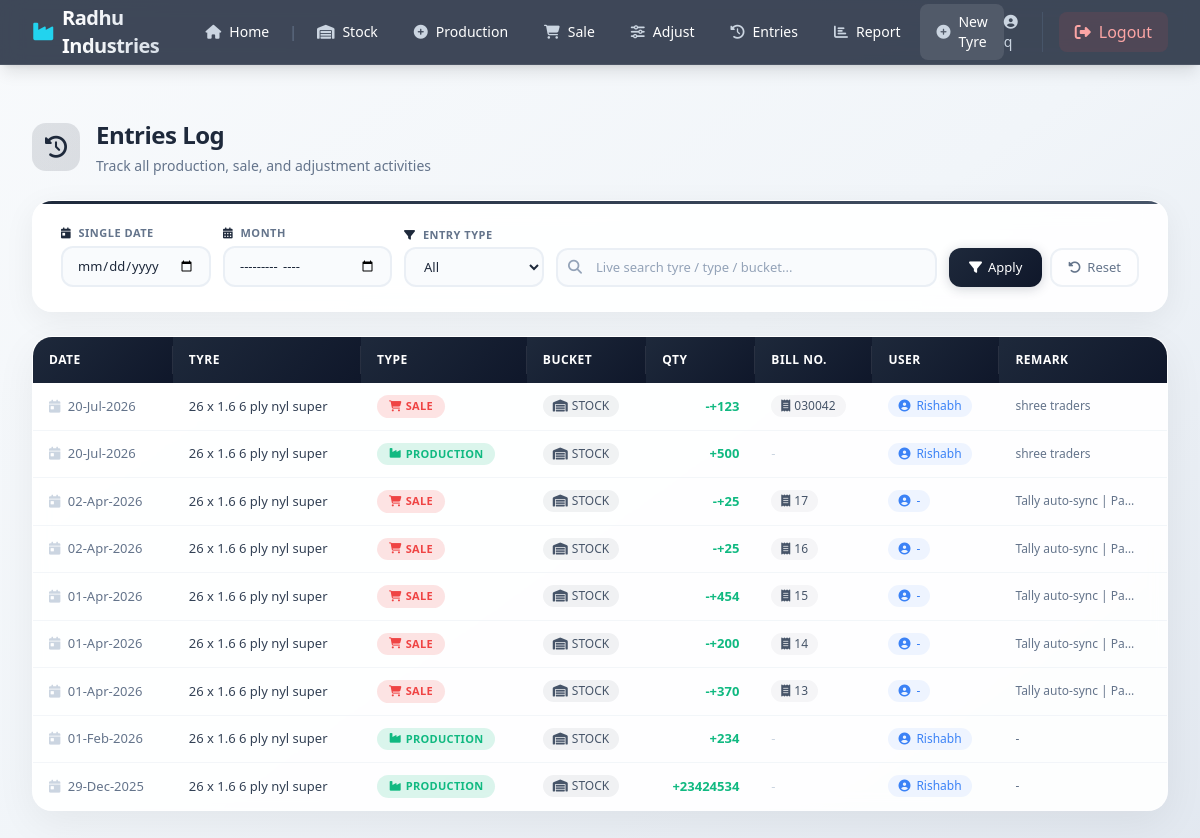
Before: /cycletyre/entries/ (signed in) with the older database file.
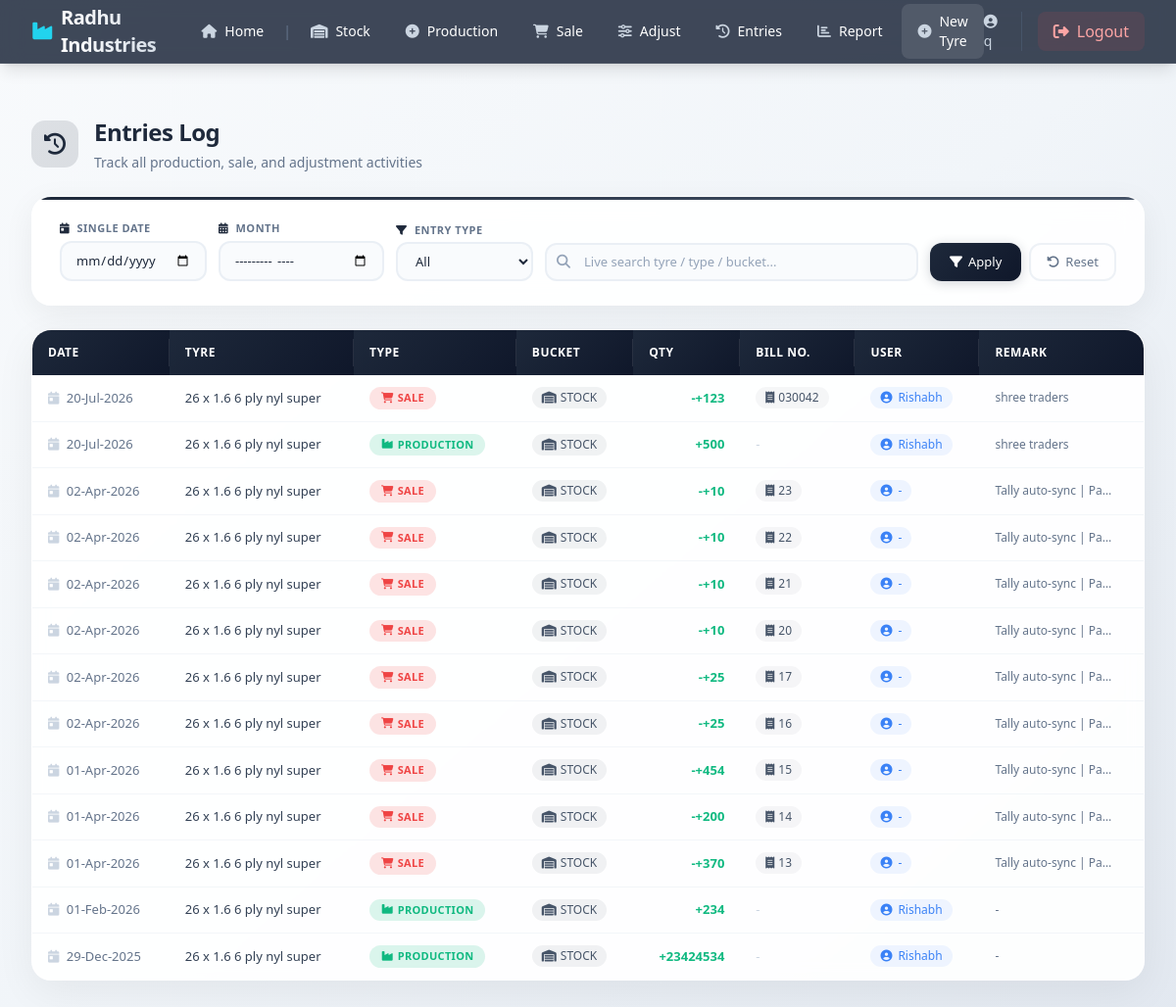
After: the same page with the newer database file.
### cycletyres/models.py (models this page shows, shortened)
class CycleTyreEntry(models.Model):
    tyre_item = models.ForeignKey(CycleTyreItem, on_delete=models.CASCADE, related_name="entries")
    entry_type = models.CharField(max_length=15, choices=ENTRY_TYPE_CHOICES)
    bucket = models.CharField(max_length=15, choices=BUCKET_CHOICES, default="stock")
    quantity = models.IntegerField(help_text="Enter positive quantity")
    date = models.DateField()
    bill_number = models.CharField(max_length=50, blank=True)
    remark = models.CharField(max_length=255, blank=True)
    user = models.ForeignKey(User, on_delete=models.SET_NULL, null=True, related_name="cycletyre_entries")
    created_at = models.DateTimeField(auto_now_add=True)
    class Meta:
        ordering = ["-date", "-created_at"]
        verbose_name_plural = "Cycle tyre entries"

class CycleTyreItem(models.Model):
    box_type = models.CharField("BOX TYPE", max_length=30)   # e.g. "6 ply"
    size = models.CharField("SIZE", max_length=50)            # e.g. "28 x 1.5"
    material = models.CharField("MATERIAL", max_length=20)    # e.g. CTC / NYL
    brand = models.CharField("BRAND", max_length=80)
    stock = models.IntegerField("STOCK", default=0)
    rfm_stock = models.IntegerField("R.F.M. Stock", default=0)
    is_active = models.BooleanField(default=True)
    created_at = models.DateTimeField(auto_now_add=True)
    class Meta:
        ordering = ["size", "box_type", "material", "brand"]
        unique_together = ("box_type", "size", "material", "brand")
    def __str__(self):
        return f"{self.size} {self.box_type} {self.material} {self.brand}".strip()

### cycletyres/views.py (the view)
# urls.py: path("entries/", views.entries_log, name="tube_entries_log"),
@login_required
def entries_log(request):
    date_str = request.GET.get("date", "")
    month_str = request.GET.get("month", "")
    entry_type = request.GET.get("type", "")
    entries = CycleTyreEntry.objects.select_related("tyre_item", "user")
    if date_str:
        try:
            d = datetime.datetime.strptime(date_str, "%Y-%m-%d").date()
            entries = entries.filter(date=d)
        except ValueError:
            pass
    elif month_str:
        try:
            y, m = month_str.split("-")
            entries = entries.filter(date__year=int(y), date__month=int(m))
        except ValueError:
            pass
    if entry_type:
        entries = entries.filter(entry_type=entry_type)
    entries = entries[:500]
    context = {
        "entries": entries,
        "date_str": date_str,
        "month_str": month_str,
        "entry_type": entry_type,
    }
    return render(request, "cycletyres/entries_log.html", context)

### templates/cycletyres/entries_log.html (shortened to what the changed rows need)
{% extends "cycletyres/base.html" %}
{% load static %}
{% block content %}
{% load static %}
<div class="entries-container">
    <div class="page-header">
        <div>
            <h1>Entries Log</h1>
        </div>
    </div>
    <div class="table-container" id="entries-table-wrapper">
        <div class="table-wrapper">
            <table class="entries-table" id="entries-table">
                <thead>
                    <tr>
                        <th>Date</th>
                        <th>Tyre</th>
                        <th>Type</th>
                        <th>Bucket</th>
                        <th class="text-right">Qty</th>
                        <th>Bill No.</th>
                        <th>User</th>
                        <th>Remark</th>
                    </tr>
                </thead>
                <tbody id="entries-body">
                    {% for e in entries %}
                    <tr class="entry-row"
                        data-tyre="{{ e.tyre_item|lower }}"
                        data-type="{{ e.entry_type|lower }}"
                        data-bucket="{{ e.get_bucket_display|lower }}"
                        data-user="{{ e.user.username|lower|default:'' }}"
                        data-remark="{{ e.remark|lower|default:'' }}"
                        data-bill="{{ e.bill_number|lower|default:'' }}">
                        <td class="text-slate-500">
                            <i class="fas fa-calendar-day mr-1 text-slate-300"></i>
                            {{ e.date|date:"d-M-Y" }}
                        </td>
                        <td class="font-medium text-slate-700">{{ e.tyre_item }}</td>
                        <td>
                            <span class="type-badge
                                {% if e.entry_type == "production" %}type-production
                                {% elif e.entry_type == "sale" %}type-sale
                                {% else %}type-adjustment{% endif %}">
                                <i class="fas
                                    {% if e.entry_type == "production" %}fa-industry
                                    {% elif e.entry_type == "sale" %}fa-shopping-cart
                                    {% else %}fa-sliders-h{% endif %}">
                                </i>
                                {{ e.entry_type|title }}
                            </span>
                        </td>
                        <td>
                            <span class="bucket-badge">
                                <i class="fas fa-warehouse"></i>
                                {{ e.get_bucket_display }}
                            </span>
                        </td>
                        <td class="text-right">
                            <span class="{% if e.quantity < 0 %}qty-negative{% else %}qty-positive{% endif %}">
                                {% if e.entry_type == "sale" %}-{% endif %}{{ e.quantity|stringformat:"+d" }}
                            </span>
                        </td>
                        <td>
                            {% if e.bill_number %}
                            <span class="bill-number">
                                <i class="fas fa-receipt"></i>
                                {{ e.bill_number }}
                            </span>
                            {% else %}
                            <span class="text-slate-300">-</span>
                            {% endif %}
                        </td>
                        <td>
                            <span class="user-badge">
                                <i class="fas fa-user-circle"></i>
                                {{ e.user.username|default:"-" }}
                            </span>
                        </td>
                        <td>
                            <span class="remark-text" title="{{ e.remark|default:'-' }}">
                                {{ e.remark|default:"-" }}
                            </span>
                        </td>
                    </tr>
                    {% endfor %}
                </tbody>
            </table>
        </div>
    </div>
</div>
{% endblock %}

Changed rows visible on the page:
added CycleTyreEntry: date "02-Apr-2026", tyre_item "26 x 1.6 6 ply nyl super", entry_type "SALE", bucket "STOCK", quantity "+10", bill_number "23", user.username "-", remark "Tally auto-sync | Pa…"
added CycleTyreEntry: date "02-Apr-2026", tyre_item "26 x 1.6 6 ply nyl super", entry_type "SALE", bucket "STOCK", quantity "+10", bill_number "22", user.username "-", remark "Tally auto-sync | Pa…"
added CycleTyreEntry: date "02-Apr-2026", tyre_item "26 x 1.6 6 ply nyl super", entry_type "SALE", bucket "STOCK", quantity "+10", bill_number "21", user.username "-", remark "Tally auto-sync | Pa…"
added CycleTyreEntry: date "02-Apr-2026", tyre_item "26 x 1.6 6 ply nyl super", entry_type "SALE", bucket "STOCK", quantity "+10", bill_number "20", user.username "-", remark "Tally auto-sync | Pa…"
